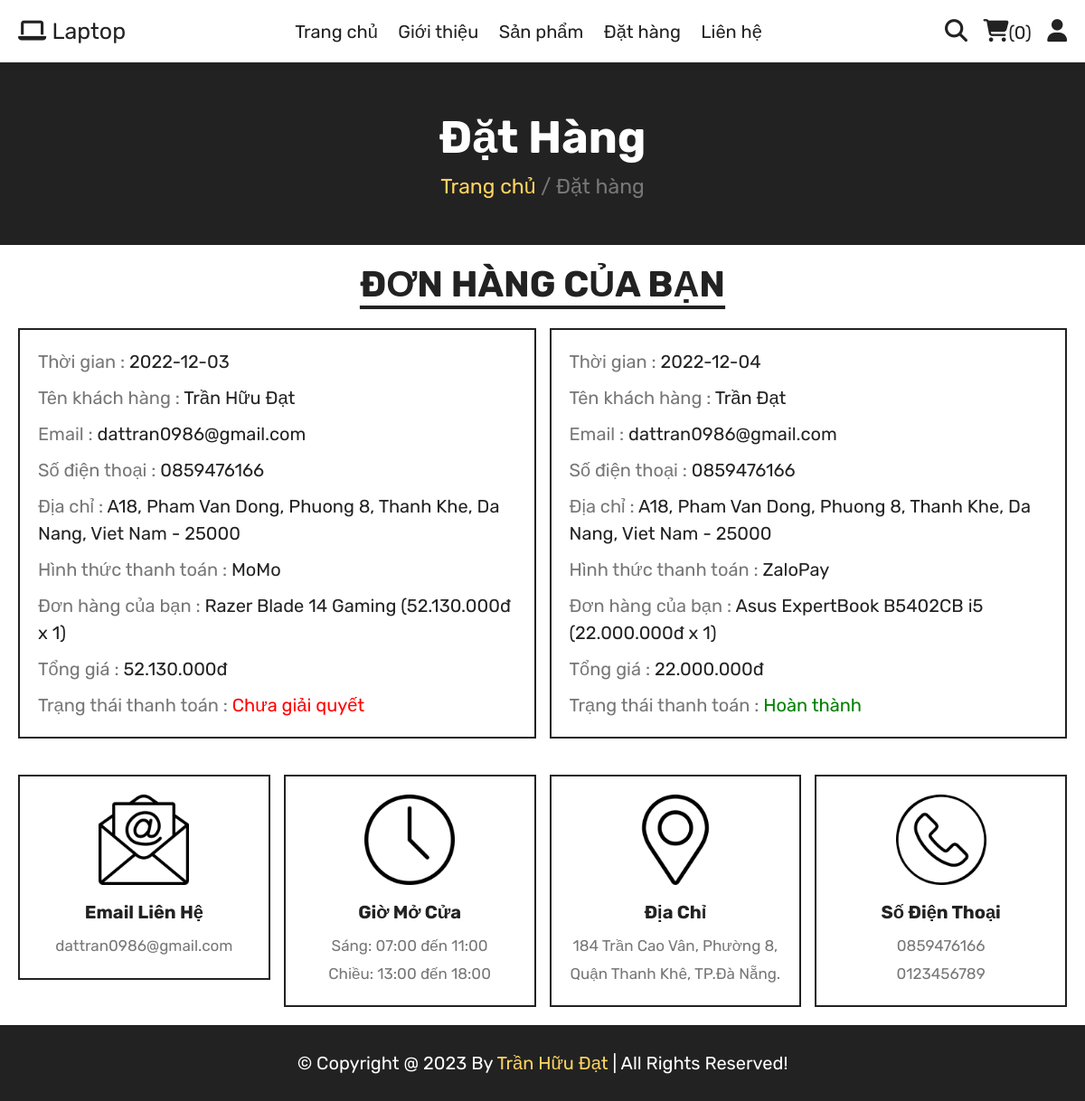
Page /orders.php (signed in) on the committed database.
### tables this page shows
CREATE TABLE `orders` (
  `id` int(100) NOT NULL,
  `user_id` int(100) NOT NULL,
  `name` varchar(20) NOT NULL,
  `number` varchar(10) NOT NULL,
  `email` varchar(50) NOT NULL,
  `method` varchar(50) NOT NULL,
  `address` varchar(500) NOT NULL,
  `total_products` varchar(1000) NOT NULL,
  `total_price` int(100) NOT NULL,
  `placed_on` date NOT NULL DEFAULT current_timestamp(),
  `payment_status` varchar(20) NOT NULL DEFAULT 'pending'
);

### orders.php (the view, shortened to what this page needs)
<?php
include 'components/connect.php';
if (isset($_SESSION['user_id'])) {
   $user_id = $_SESSION['user_id'];
} else {
   $user_id = '';
   header('location:home.php');
};
include './convert_currency.php';
?>
<!DOCTYPE html>
<html lang="en">
<head>
   <link rel="stylesheet" href="https://cdnjs.cloudflare.com/ajax/libs/font-awesome/6.1.1/css/all.min.css">
   <link rel="stylesheet" href="css/style.css">
</head>
<body>
   <?php include 'components/user_header.php'; ?>
   <div class="heading">
      <h3>Đặt hàng</h3>
      <p><a href="home.php">Trang chủ</a> <span> / Đặt hàng</span></p>
   </div>
   <section class="orders">
      <h1 class="title">Đơn hàng của bạn</h1>
      <div class="box-container">
         <?php
         if ($user_id == '') {
            echo '<p class="empty">vui lòng đăng nhập để xem đơn hàng của bạn!</p>';
         } else {
            $select_orders = $conn->prepare("SELECT * FROM `orders` WHERE user_id = ?");
            $select_orders->execute([$user_id]);
            if ($select_orders->rowCount() > 0) {
               while ($fetch_orders = $select_orders->fetch(PDO::FETCH_ASSOC)) {
         ?>
                  <div class="box">
                     <p>Thời gian : <span><?= $fetch_orders['placed_on']; ?></span></p>
                     <p>Tên khách hàng : <span><?= $fetch_orders['name']; ?></span></p>
                     <p>Email : <span><?= $fetch_orders['email']; ?></span></p>
                     <p>Số điện thoại : <span><?= $fetch_orders['number']; ?></span></p>
                     <p>Địa chỉ : <span><?= $fetch_orders['address']; ?></span></p>
                     <p>Hình thức thanh toán : <span><?= $fetch_orders['method']; ?></span></p>
                     <p>Đơn hàng của bạn : <span><?= $fetch_orders['total_products']; ?></span></p>
                     <p>Tổng giá : <span><?php echo currency_format($fetch_orders['total_price']); ?></span></p>
                     <p> Trạng thái thanh toán : <span style="color:<?php if ($fetch_orders['payment_status'] == 'pending') {
                                                                        echo 'red';
                                                                     } else {
                                                                        echo 'green';
                                                                     }; ?>"><?php
                                                                              if ($fetch_orders['payment_status'] == 'pending') {
                                                                                 echo "Chưa giải quyết";
                                                                              } else {
                                                                                 echo "Hoàn thành";
                                                                              }
                                                                              ?></span> </p>
                  </div>
         <?php
               }
            } else {
               echo '<p class="empty">Chưa có đơn đặt hàng!</p>';
            }
         }
         ?>
      </div>
   </section>
   <?php include 'components/footer.php'; ?>
</body>
</html>

### convert_currency.php
<?php
if (!function_exists('currency_format')) {
    function currency_format($number, $suffix = 'đ')
    {
        if (!empty($number)) {
            return number_format($number, 0, ',', '.') . "<span>{$suffix}</span>";
        }
    }
}

### css/style.css (style rules this page uses)
:root { --pink: #FFD460; --red: #e74c3c; --white: #fff; --black: #222; --light-color: #777; --border: .2rem solid var(--black); }
* { font-family: 'Rubik', sans-serif; margin: 0; padding: 0; box-sizing: border-box; outline: none; border: none; text-decoration: none; }
html { font-size: 62.5%; overflow-x: hidden; scroll-behavior: smooth; stop-opacity: 7rem; }
section { margin: 0 auto; max-width: 1200px; padding: 2rem; }
.title { text-align: center; margin-bottom: 2.5rem; font-size: 4rem; color: var(--black); text-transform: uppercase; text-decoration: underline; text-underline-offset: 1rem; }
.heading { display: flex; align-items: center; justify-content: center; gap: 1rem; flex-flow: column; background-color: var(--black); min-height: 20rem; }
.heading h3 { font-size: 5rem; color: var(--white); text-transform: capitalize; }
.heading p { font-size: 2.3rem; color: var(--light-color); }
.heading p a { color: var(--pink); }
.orders .box-container { display: flex; flex-wrap: wrap; gap: 1.5rem; align-items: flex-start; }
.orders .box-container .box { padding: 1rem 2rem; border: var(--border); flex: 1 1 40rem; }
.orders .box-container .box p { line-height: 1.5; margin: 1rem 0; font-size: 2rem; color: var(--light-color); }
.orders .box-container .box p span { color: var(--black); }

### rows in the picture
orders: placed_on "2022-12-03", name "Trần Hữu Đạt", email "dattran0986@gmail.com", number "0859476166", address "A18, Pham Van Dong, Phuong 8, Thanh Khe, Da Nang, Viet Nam - 25000", method "MoMo", total_products "Razer Blade 14 Gaming (52.130.000 đ x 1)", total_price "52.130.000", payment_status "Chưa giải quyết"
orders: placed_on "2022-12-04", name "Trần Đạt", email "dattran0986@gmail.com", number "0859476166", address "A18, Pham Van Dong, Phuong 8, Thanh Khe, Da Nang, Viet Nam - 25000", method "ZaloPay", total_products "Asus ExpertBook B5402CB i5 (22.000.000 đ x 1)", total_price "22.000.000", payment_status "Hoàn thành"

### other values in the picture
$total_cart_items "0"
